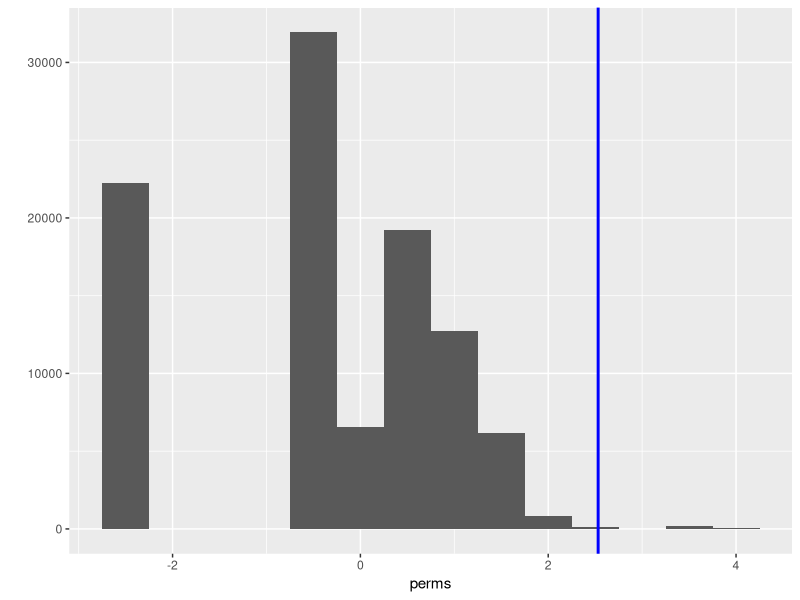

Recreate this plot in R.
# ST 516 - Lab 8 by Paul ReFalo  ========
library("ggplot2") 
library("coin")

cold <- c(1,1,1,3) # number of o-ring incidents in launches below 18 degrees C 
warm <- c(rep(0, 17), 1, 1, 2) # ditto above 18 degrees C

T <- (mean(cold) - mean(warm))/sqrt(var(cold)/4 + var(warm)/20) # t-statistic
T

t.test(cold, warm)$statistic

sample(1:24, size = 4, replace = FALSE)

o_ring_data <- c(cold, warm) 
o_ring_data

o_ring_data[c(12, 5, 8, 23)]

o_ring_data[-c(12, 5, 8, 23)]

cold_indices <- sample(1:24, size = 4, replace = FALSE) 
cold_perm <- o_ring_data[cold_indices]
warm_perm <- o_ring_data[-cold_indices] 
t.test(cold_perm, warm_perm)$statistic

perm_o_ring <- function(){
  cold_indices <- sample(1:24, size = 4, replace = FALSE) 
  cold_perm <- o_ring_data[cold_indices]
  warm_perm <- o_ring_data[-cold_indices]
  t.test(cold_perm, warm_perm)$statistic }

perm_o_ring()

set.seed(1986) # Challenger exploded in 1986
perms <- replicate(100000, perm_o_ring()) # randomly permute, calculate t-stat 100,000 times 
mean(perms > T) # Proportion of t-stats more extreme than observed

qplot(perms, binwidth = .5) + # Histogram of randomly assigned group t-stats
  geom_vline(xintercept = T, color = "blue", size = 1) # vertical line = observed t-stat


o_ring_data

groups <- factor(c(rep("cold",4), rep("warm", 20))) # Create group label vector str(groups)
oneway_test(o_ring_data ~ groups, distribution = "exact")


perm_o_ring <- function(x, n1){
  n <- length(x)
  cold_indices <- sample(1:n, size = n1, replace = FALSE) 
  cold_perm <- x[cold_indices]
  warm_perm <- x[-cold_indices]
  t.test(cold_perm, warm_perm)$statistic
}


perm_o_ring(o_ring_data, 4)

perm_tstat <- function(x, n1){
  n <- length(x)
  grp1_indices <- sample(1:n, size = n1, replace = FALSE) 
  grp1_perm <- x[grp1_indices]
  grp2_perm <- x[-grp1_indices]
  t.test(grp1_perm, grp2_perm)$statistic
}
perm_tstat(o_ring_data, 4)
